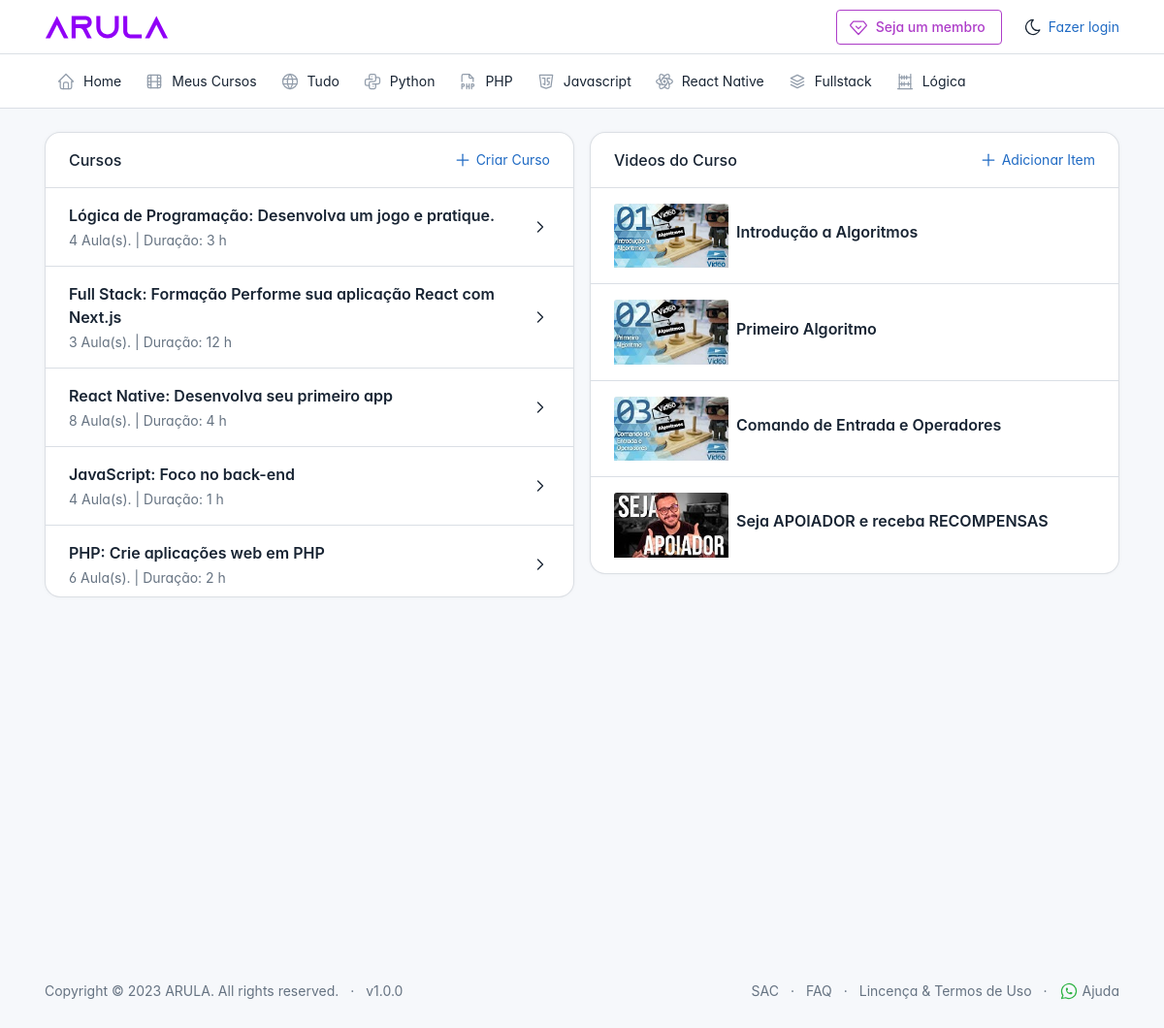
The app's page /admin.php with its own data.
### tables this page shows
CREATE TABLE `cursos` (
  `id` int(10) NOT NULL,
  `nome` varchar(100) NOT NULL,
  `descricao` text NOT NULL,
  `type` tinyint(1) NOT NULL,
  `difficulty` tinyint(1) NOT NULL,
  `videos` text NOT NULL,
  `duracao` varchar(100) NOT NULL
);

CREATE TABLE `videos` (
  `id` int(10) NOT NULL,
  `yt_id` varchar(50) NOT NULL,
  `title` varchar(50) NOT NULL,
  `thumb` varchar(100) NOT NULL,
  `curso_id` varchar(100) NOT NULL
);

### admin.php (the view, shortened to what this page needs)
<?php
require_once "./db/verifica.php";
$courses_arr = array();
function course_videos_qty($id)
{
  global $pdo;
  $cc = 0;
  $sql = "SELECT * FROM videos WHERE curso_id = $id";
  $sql = $pdo->prepare($sql);
  $sql->execute();
  if ($sql->rowCount() > 0) {
    foreach ($sql->fetchAll() as $value) {
      $cc++;
    }
  }
  return $cc;
}
?>
<html lang="pt-BR">
<head>
  <link href="./dist/css/tabler.min.css?1684106062" rel="stylesheet" />
  <link href="./dist/css/tabler-flags.min.css?1684106062" rel="stylesheet" />
  <link href="./dist/css/tabler-payments.min.css?1684106062" rel="stylesheet" />
  <link href="./dist/css/tabler-vendors.min.css?1684106062" rel="stylesheet" />
  <link href="./dist/css/demo.min.css?1684106062" rel="stylesheet" />
</head>
<body>
  <div class="page">
    <?php require_once "./partials/header_h.php"; ?>
    <div class="page-wrapper">
      <div class="page-body">
        <div class="container-xl">
          <div class="row row-cards">
            <div class="col-lg-6">
              <div class="card" id="" style="max-height: 30rem;">
                <div class="card-header">
                  <div class="card-title">Cursos</div>
                  <div class="ms-auto">
                    <a href="#" data-bs-toggle="modal" data-bs-target="#modal_add_course">
                      Criar Curso
                    </a>
                  </div>
                </div>
                <div class="list-group card-list-group card-body-scrollable card-body-scrollable-shadow" id="drop-categories">
                  <?php
                  $sql = "SELECT * FROM cursos ORDER BY id DESC";
                  $sql = $pdo->prepare($sql);
                  $sql->execute();
                  if ($sql->rowCount() > 0) {
                    foreach ($sql->fetchAll() as $value) {
                      $id = $value['id'];
                      $nome = $value['nome'];
                      $duracao = $value['duracao'];
                      $id_c = intval($id);
                      $courses_arr[] = $id_c;
                  ?>
                      <div class="list-group-item catSelect" id="<?= $id; ?>">
                        <div class="row g-2 align-items-center">
                          <div class="col">
                            <div class="h3 mb-1"><?= $nome; ?></div>
                            <div class="text-muted">
                              <?= course_videos_qty($id) ?> Aula(s). | Duração: <?=$duracao?>
                            </div>
                          </div>
                          <div class="col-auto ms-auto">
                          </div>
                        </div>
                      </div>
                    <?php
                    }
                  }
                  ?>
                </div>
              </div>
            </div>
            <div class="col-lg-6">
              <?php
              $aulas_counter_div = 0;
              foreach ($courses_arr as $course_id) { ?>
                <div class="card AllCatView" id="cat<?= $course_id ?>View" <?php
                                                                            if ($aulas_counter_div > 0) {
                                                                              echo "style='display:none;max-height:30rem'";
                                                                            } else {
                                                                              echo "style='max-height:30rem'";
                                                                            }
                                                                            ?>>
                  <div class="card-header">
                    <div class="card-title">Videos do Curso</div>
                    <div class="ms-auto">
                      <a href="#" class="addItemBtn" id="<?= $course_id ?>">
                        Adicionar Item
                      </a>
                    </div>
                  </div>
                  <div class="list-group card-list-group card-body-scrollable card-body-scrollable-shadow card-list-group list-group product-card-edit">
                    <?php
                    $sql = "SELECT * FROM videos WHERE curso_id = $course_id";
                    $sql = $pdo->prepare($sql);
                    $sql->execute();
                    if ($sql->rowCount() > 0) {
                      foreach ($sql->fetchAll() as $value) {
                        $id = $value['id'];
                        $title = $value['title'];
                        $thumb = $value['thumb'];
                    ?>
                        <div class="list-group-item itemCard" id="<?= $id ?>">
                          <div class="row g-2 align-items-center">
                            <div class="col-3">
                              <div class="card-img-top img-responsive img-responsive-16x9" style="background-image: url(./assets/thumbs/<?= $thumb ?>);"></div>
                            </div>
                            <div class="col">
                              <div class="h3 mb-2"><?= $title ?></div>
                            </div>
                          </div>
                        </div>
                      <?php
                      }
                    } ?>
                  </div>
                </div>
              <?php
                $aulas_counter_div++;
              }
              ?>
            </div>
          </div>
        </div>
      </div>
      <?php require "./partials/footer_arola.php"; ?>
    </div>
  </div>
</body>
</html>

### partials/header_h.php (shortened to what this page needs)
<header class="navbar navbar-expand-md d-print-none">
  <div class="container-xl">
    <h1 class="navbar-brand navbar-brand-autodark d-none-navbar-horizontal pe-0 pe-md-3">
      <a href="../">
        <img src="./assets/logo_2.svg" width="110" height="32" alt="Tabler" class="navbar-brand-image">
      </a>
    </h1>
    <div class="navbar-nav flex-row order-md-last">
      <?php
if (!isset($_SESSION["arula_member"])) {
      ?>
        <div class="nav-item d-none d-md-flex me-3">
          <div class="btn-list">
            <a href="./buycourse.php" class="btn btn-outline-purple" rel="noreferrer">
              Seja um membro
            </a>
          </div>
        </div>
      <?php  } ?>
      <div class="d-none d-md-flex">
        <a href="?theme=dark" class="nav-link px-0 hide-theme-dark" title="Enable dark mode" data-bs-toggle="tooltip" data-bs-placement="bottom">
        </a>
      </div>
      <?php if (isset($_SESSION["loggedin"])) { ?>
        <div class="nav-item dropdown">
          <a href="#" class="nav-link d-flex lh-1 text-reset p-0" data-bs-toggle="dropdown" aria-label="Open user menu">
            <div class="d-md-flex d-none ps-2">
              <div class="align-items-center d-flex">
                <p class="mb-0">
                  <?= $_SESSION["username"] ?>
                </p>
                <svg xmlns="http://www.w3.org/2000/svg" class="icon icon-tabler icon-tabler-chevron-down ms-1" width="24" height="24" viewBox="0 0 24 24" stroke-width="2" stroke="currentColor" fill="none" stroke-linecap="round" stroke-linejoin="round">
                  <path stroke="none" d="M0 0h24v24H0z" fill="none"></path>
                  <path d="M6 9l6 6l6 -6"></path>
                </svg>
              </div>
            </div>
            <div class="ps-2 d-lg-none">
              <div class="align-items-center d-flex">
                <svg xmlns="http://www.w3.org/2000/svg" class="icon icon-tabler icon-tabler-user-hexagon icon-md" width="24" height="24" viewBox="0 0 24 24" stroke-width="2" stroke="currentColor" fill="none" stroke-linecap="round" stroke-linejoin="round">
                  <path stroke="none" d="M0 0h24v24H0z" fill="none" />
                  <path d="M12 13a3 3 0 1 0 0 -6a3 3 0 0 0 0 6z" />
                  <path d="M6.201 18.744a4 4 0 0 1 3.799 -2.744h4a4 4 0 0 1 3.798 2.741" />
                  <path d="M19.875 6.27c.7 .398 1.13 1.143 1.125 1.948v7.284c0 .809 -.443 1.555 -1.158 1.948l-6.75 4.27a2.269 2.269 0 0 1 -2.184 0l-6.75 -4.27a2.225 2.225 0 0 1 -1.158 -1.948v-7.285c0 -.809 .443 -1.554 1.158 -1.947l6.75 -3.98a2.33 2.33 0 0 1 2.25 0l6.75 3.98h-.033z" />
                </svg>
              </div>
            </div>
          </a>
          <div class="dropdown-menu dropdown-menu-end dropdown-menu-arrow">
            <a href="./auth/logout.php" class="dropdown-item">Logout</a>
          </div>
        </div>
      <?php } else { ?>
        <div class="nav-item dropdown">
          <a href="./auth/sign-in">Fazer login</a>
        </div>
      <?php } ?>
    </div>
  </div>
</header>
<header class="navbar-expand-md">
  <div class="collapse navbar-collapse" id="navbar-menu">
    <div class="navbar">
      <div class="container-xl">
        <ul class="navbar-nav">
          <li class="nav-item">
            <a class="nav-link" href="./">
              <span class="nav-link-icon d-md-none d-lg-inline-block">
              </span>
              <span class="nav-link-title">
                Home
              </span>
            </a>
          </li>
          <li class="nav-item">
            <a class="nav-link" href="./mycourses">
              <span class="nav-link-icon d-md-none d-lg-inline-block">
              </span>
              <span class="nav-link-title">
                Meus Cursos
              </span>
            </a>
          </li>
          <li class="nav-item">
            <a class="nav-link show_all" href="#">
              <span class="nav-link-icon d-md-none d-lg-inline-block">
              </span>
              <span class="nav-link-title">
                Tudo
              </span>
            </a>
          </li>
          <li class="nav-item">
            <a class="nav-link filter_course" data-course-type="1" href="#">
              <span class="nav-link-icon d-md-none d-lg-inline-block">
              </span>
              <span class="nav-link-title">
                Python
              </span>
            </a>
          </li>
          <li class="nav-item">
            <a class="nav-link filter_course" data-course-type="2" href="#">
              <span class="nav-link-icon d-md-none d-lg-inline-block">
              </span>
              <span class="nav-link-title">
                PHP
              </span>
            </a>
          </li>
          <li class="nav-item">
            <a class="nav-link filter_course" data-course-type="3" href="#">
              <span class="nav-link-icon d-md-none d-lg-inline-block">
              </span>
              <span class="nav-link-title">
                Javascript
              </span>
            </a>
          </li>
          <li class="nav-item">
            <a class="nav-link filter_course" data-course-type="4" href="#">
              <span class="nav-link-icon d-md-none d-lg-inline-block">
              </span>
              <span class="nav-link-title">
                React Native
              </span>
            </a>
          </li>
          <li class="nav-item">
            <a class="nav-link filter_course" data-course-type="5" href="#">
              <span class="nav-link-icon d-md-none d-lg-inline-block">
              </span>
              <span class="nav-link-title">
                Fullstack
              </span>
            </a>
          </li>
          <li class="nav-item">
            <a class="nav-link filter_course" data-course-type="6" href="#">
              <span class="nav-link-icon d-md-none d-lg-inline-block">
              </span>
              <span class="nav-link-title">
                Lógica
              </span>
            </a>
          </li>
        </ul>
      </div>
    </div>
  </div>
</header>

### partials/footer_arola.php (shortened to what this page needs)
<footer class="footer footer-transparent d-print-none">
    <div class="container-xl">
        <div class="row text-center align-items-center flex-row-reverse">
            <div class="col-lg-auto ms-lg-auto">
                <ul class="list-inline list-inline-dots mb-0">
                    <li class="list-inline-item"><a href="https://landbot.online/v3/H-1787616-GRYKLWIJ5NFDEF6U/index.html"  class="link-secondary" rel="noopener">SAC</a></li>
                    <li class="list-inline-item"><a href="https://landbot.online/v3/H-1787629-O4WYHDKXEFZNWUS3/index.html"  class="link-secondary" rel="noopener">FAQ</a></li>
                    <li class="list-inline-item"><a href="./licence" class="link-secondary">Lincença & Termos de Uso</a></li>
                    <li class="list-inline-item">
                        <a href="https://wa.me/+5579999211200"  class="link-secondary" rel="noopener">
                            Ajuda
                        </a>
                    </li>
                </ul>
            </div>
            <div class="col-12 col-lg-auto mt-3 mt-lg-0">
                <ul class="list-inline list-inline-dots mb-0">
                    <li class="list-inline-item">
                        Copyright &copy; 2023
                        <a href="#" class="link-secondary">ARULA</a>.
                        All rights reserved.
                    </li>
                    <li class="list-inline-item">
                        <a href="#" class="link-secondary" rel="noopener">
                            v1.0.0
                        </a>
                    </li>
                </ul>
            </div>
        </div>
    </div>
</footer>

### admin.php (style rules this page uses)
:root { --tblr-font-sans-serif: 'Inter Var', -apple-system, BlinkMacSystemFont, San Francisco, Segoe UI, Roboto, Helvetica Neue, sans-serif; }
body { font-feature-settings: "cv03", "cv04", "cv11"; }

### records on screen
cursos: nome "Lógica de Programação: Desenvolva um jogo e pratique.", id "4", duracao "3 h"
cursos: nome "Full Stack: Formação Performe sua aplicação React com Next.js", id "3", duracao "12 h"
cursos: nome "React Native: Desenvolva seu primeiro app", id "8", duracao "4 h"
cursos: nome "JavaScript: Foco no back-end", id "4", duracao "1 h"
cursos: nome "PHP: Crie aplicações web em PHP", id "6", duracao "2 h"
videos: thumb (picture), title "Introdução a Algoritmos"
videos: thumb (picture), title "Primeiro Algoritmo"
videos: thumb (picture), title "Comando de Entrada e Operadores"
videos: thumb (picture), title "Seja APOIADOR e receba RECOMPENSAS"
